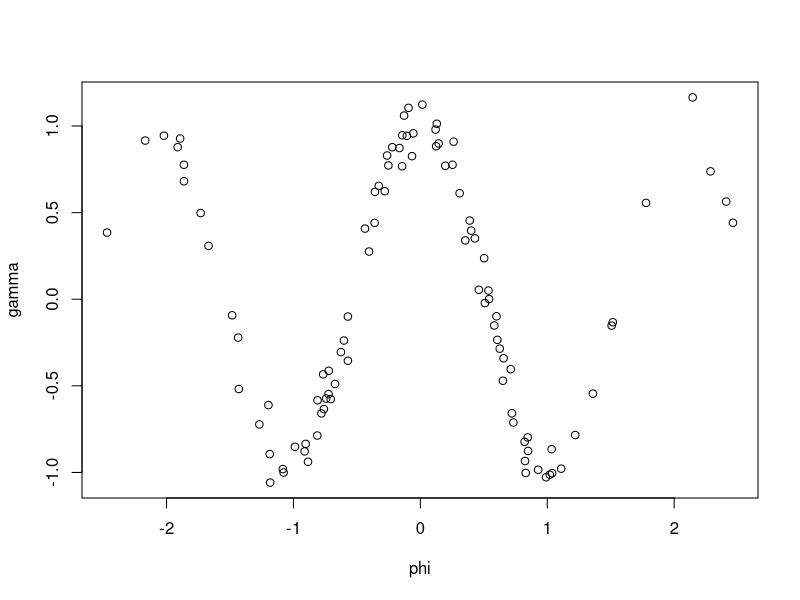
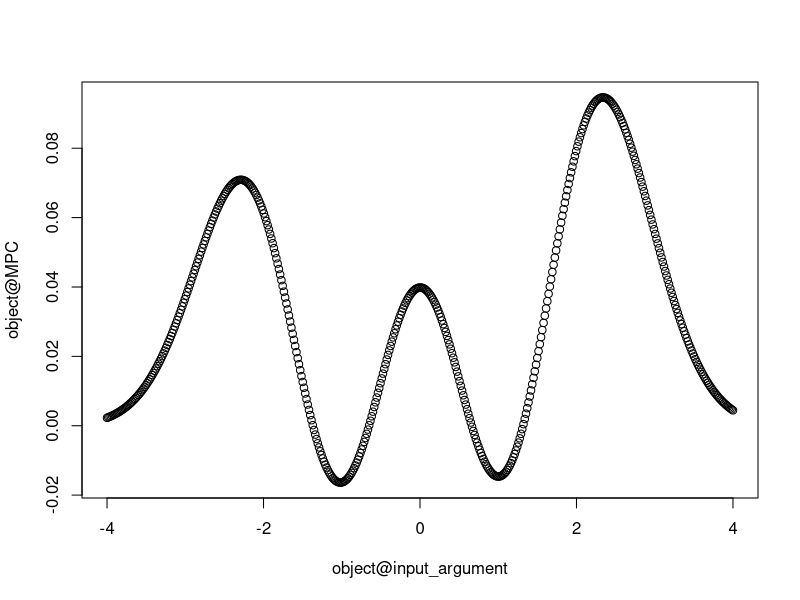

Write R code to recreate these figures, in order. (Note: a time limit stopped this script after it produced the figures.)
## ---- chunk 1
validity.estimator <- function(object) {
  # Check if h is numeric and all values are greater than zero
  if (!is.numeric(object@h) || length(object@h) == 0 || any(object@h <= 0)) {
    return("h must be numeric and greater than zero") 
  }
  
  # Check if x and y have the same length
  if (length(object@x) != length(object@y)) {
    return("x and y must have the same length")
  }
 
  # Check if x and y have length greater than 1
  if (length(object@x) <= 1 || length(object@y) <= 1) {
    return("x and y must each have a length greater than 1")
  }
  return(TRUE) 
  }

setClass("estimator", representation( h = "numeric", max_xi = "numeric", 
                                      x = "numeric", y = "numeric", MPC = "numeric",
                                      input_argument = "numeric"), validity = validity.estimator)

## ---- chunk 2
setGeneric("PC.smoother", function(object) {standardGeneric("PC.smoother")})

setMethod("PC.smoother", signature= "estimator", function(object){
  
matrix_data <- cbind(object@x, object@y)

sorted_matrix <- matrix_data[order(matrix_data[,1]),]

  j <- length(object@input_argument)
 
  n <- length(object@x)
  
  H <- object@h
  
  sigma <- numeric(length(object@x))

  object@MPC <- numeric(j)
  
      for (k in 1:j) {
                        for (i in 2:n)  { 
                          
                           change_in_x <- sorted_matrix[i, 1] - sorted_matrix[i - 1, 1]
                          
                           pdf_squared <- (dnorm((object@input_argument[k] - sorted_matrix[i, 1]) / H,0,1))^2
                          
                           sigma[i] <- (change_in_x*pdf_squared*sorted_matrix[i,2])/H
                        
                        }
        object@MPC[k] <- sum(sigma)
      }
  return(object)
})
## ---- chunk 3
setGeneric("show", function(object) { standardGeneric("show")})
setMethod("show", signature = "estimator", function(object) {
    cat("input argument (first 5):", head(object@input_argument, 5),"\n")
    cat("MPC values (first 5):", head(object@MPC, 5), "\n")
   
    plot(x=object@input_argument, y=object@MPC)
    return(object)
})
## ---- chunk 4

phi<- rnorm(100)
noise <- rnorm(100,0,1)
gamma <- cos(3*phi) +0.1*noise

plot(x=phi,y=gamma)

base_object <- new("estimator", h = 1, x = phi, max_xi= numeric(), y = gamma, 
                      MPC=numeric(), input_argument = seq(-4,4,length.out=500))

object <- PC.smoother(base_object)

show(object)
## ---- chunk 5
setClass("estimator2", representation( h = "numeric", max_xi = "numeric", 
                                      x = "numeric", y = "numeric", MPC = "numeric",
                                      input_argument = "numeric"))
## ---- chunk 6
setGeneric("PC.smoother.maximal", function(object) { standardGeneric("PC.smoother.maximal")})

setMethod("PC.smoother.maximal", signature= "estimator2", function(object){

  object@x <- numeric(100)
  object@x<- rnorm(100)
  
  object@h = length(object@x)^(-1/5)
  epsilon <- rnorm(100)
  
  object@y <- cos(3*object@x) + 0.1*epsilon
  
matrix_data <- cbind(object@x, object@y)

sorted_matrix <- matrix_data[order(matrix_data[,1]),]

  j <- length(object@input_argument)
 
  n <- length(object@x)
  
  H <- object@h
  
  sigma <- numeric(length(object@x))

  object@MPC <- numeric(j)
  
      for (k in 1:j) {
                        for (i in 2:n)  { 
                          
                           change_in_x <- sorted_matrix[i, 1] - sorted_matrix[i - 1, 1]
                          
                           pdf_squared <- (dnorm((object@input_argument[k] - sorted_matrix[i, 1]) / H,0,1))^2
                          
                           sigma[i] <- (change_in_x*pdf_squared*sorted_matrix[i,2])/H
                        
                        }
        object@MPC[k] <- sum(sigma)
      }
  return(object)
})
## ---- chunk 7
setGeneric("find.max", function(object) { standardGeneric("find.max")})
setMethod("find.max", signature = "estimator2", function(object) {
  max_xi <- numeric(10000)
  
  for (i in 1:10000) {
    object <- PC.smoother.maximal(object)
    indices  <- which.max(object@MPC)
    max_xi[i] <- object@input_argument[indices]  
  }
  
  object@max_xi <- max_xi  
  
  cat("Mean of max_xi:", mean(object@max_xi), "\n")
  cat("Standard deviation of max_xi:", sd(object@max_xi), "\n")
  
  return(object)  
})

## ---- chunk 8
maximal_object <- new("estimator2", h = 1, x = 1, max_xi= numeric(), y = 1, 
                      MPC=numeric(), input_argument = seq(-4,4,length.out=500))

start_time <- Sys.time()
find.max(maximal_object)
end_time <- Sys.time()
time_taken <- end_time - start_time
(time_taken)
